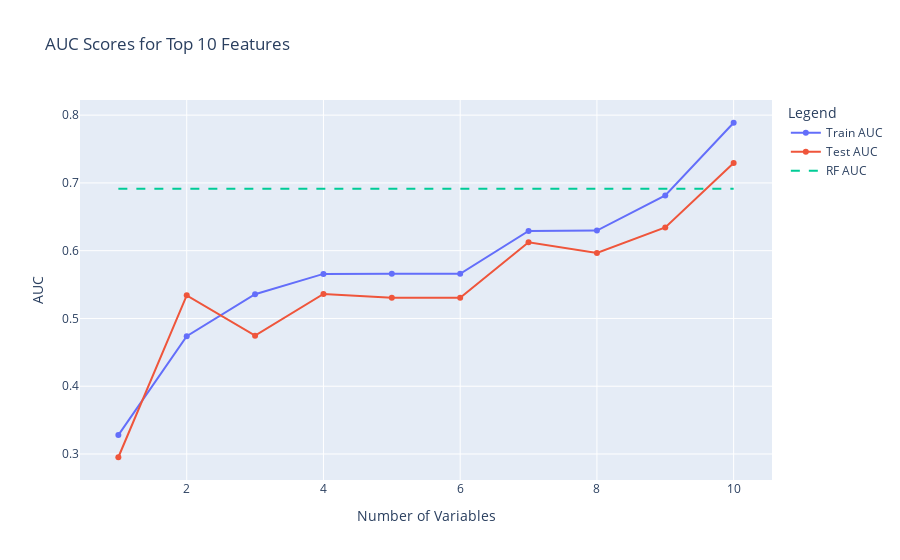
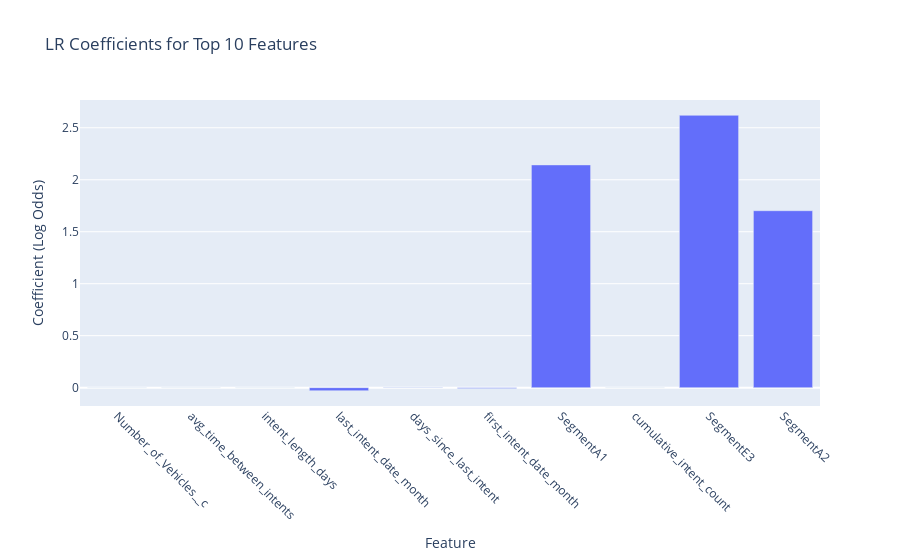
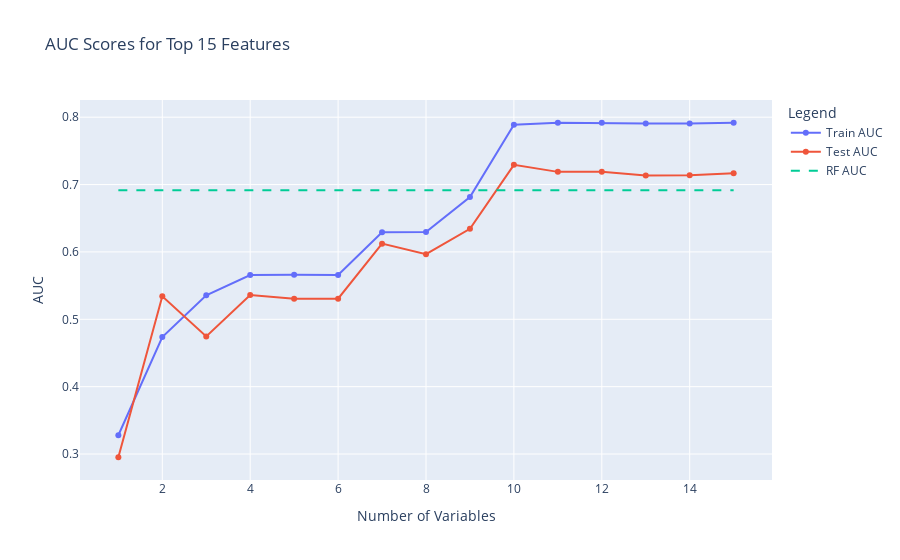
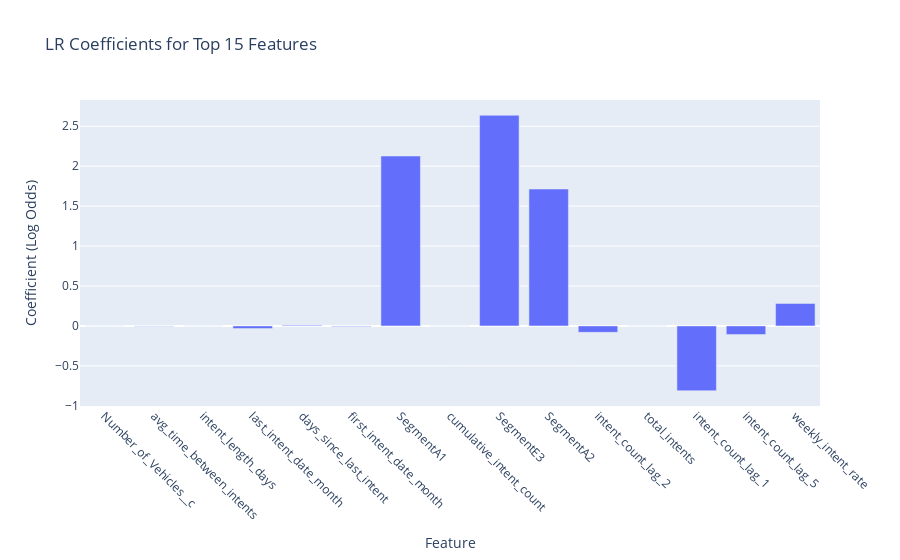

Source (notebook cell) for these figures, in order:
### Code cell
# Example usage
plot_results(X_train, y_train, 10)
plot_results(X_train, y_train, 15)
plot_results(X_train, y_train, 20)
plot_results(X_train, y_train, len(X_train.columns))

### Figure 1 — Plotly figure (JSON) as saved in the notebook; plotly's stock layout.template omitted (floating-point values rounded to 4 significant figures)
{"data": [{"mode": "lines+markers", "name": "Train AUC", "type": "scatter", "x": [1, 2, 3, 4, 5, 6, 7, 8, 9, 10], "y": [0.3279, 0.4737, 0.5357, 0.5657, 0.5661, 0.5658, 0.6291, 0.6296, 0.6814, 0.7888]}, {"mode": "lines+markers", "name": "Test AUC", "type": "scatter", "x": [1, 2, 3, 4, 5, 6, 7, 8, 9, 10], "y": [0.2952, 0.5341, 0.4746, 0.5361, 0.5307, 0.5307, 0.6123, 0.5967, 0.6343, 0.7293]}, {"line": {"dash": "dash"}, "mode": "lines", "name": "RF AUC", "type": "scatter", "x": [1, 2, 3, 4, 5, 6, 7, 8, 9, 10], "y": [0.6914, 0.6914, 0.6914, 0.6914, 0.6914, 0.6914, 0.6914, 0.6914, 0.6914, 0.6914]}], "layout": {"legend": {"title": {"text": "Legend"}}, "title": {"text": "AUC Scores for Top 10 Features"}, "xaxis": {"title": {"text": "Number of Variables"}}, "yaxis": {"title": {"text": "AUC"}}}}

### Figure 2 — Plotly figure (JSON) as saved in the notebook; plotly's stock layout.template omitted (floating-point values rounded to 4 significant figures)
{"data": [{"type": "bar", "x": ["Number_of_Vehicles__c", "avg_time_between_intents", "intent_length_days", "last_intent_date_month", "days_since_last_intent", "first_intent_date_month", "SegmentA1", "cumulative_intent_count", "SegmentE3", "SegmentA2"], "y": [-0.0006311, 0.0001818, -0.000542, -0.02936, 0.001576, -0.009282, 2.143, -0.0003051, 2.62, 1.702]}], "layout": {"title": {"text": "LR Coefficients for Top 10 Features"}, "xaxis": {"tickangle": 45, "title": {"text": "Feature"}}, "yaxis": {"title": {"text": "Coefficient (Log Odds)"}}}}

### Figure 3 — Plotly figure (JSON) as saved in the notebook; plotly's stock layout.template omitted (floating-point values rounded to 4 significant figures)
{"data": [{"mode": "lines+markers", "name": "Train AUC", "type": "scatter", "x": [1, 2, 3, 4, 5, 6, 7, 8, 9, 10, 11, 12, 13, 14, 15], "y": [0.3279, 0.4737, 0.5357, 0.5657, 0.5661, 0.5658, 0.6291, 0.6296, 0.6814, 0.7888, 0.7917, 0.7918, 0.7907, 0.7907, 0.7917]}, {"mode": "lines+markers", "name": "Test AUC", "type": "scatter", "x": [1, 2, 3, 4, 5, 6, 7, 8, 9, 10, 11, 12, 13, 14, 15], "y": [0.2952, 0.5341, 0.4746, 0.5361, 0.5307, 0.5307, 0.6123, 0.5967, 0.6343, 0.7293, 0.7189, 0.7189, 0.7134, 0.714, 0.7168]}, {"line": {"dash": "dash"}, "mode": "lines", "name": "RF AUC", "type": "scatter", "x": [1, 2, 3, 4, 5, 6, 7, 8, 9, 10, 11, 12, 13, 14, 15], "y": [0.6914, 0.6914, 0.6914, 0.6914, 0.6914, 0.6914, 0.6914, 0.6914, 0.6914, 0.6914, 0.6914, 0.6914, 0.6914, 0.6914, 0.6914]}], "layout": {"legend": {"title": {"text": "Legend"}}, "title": {"text": "AUC Scores for Top 15 Features"}, "xaxis": {"title": {"text": "Number of Variables"}}, "yaxis": {"title": {"text": "AUC"}}}}

### Figure 4 — Plotly figure (JSON) as saved in the notebook; plotly's stock layout.template omitted (floating-point values rounded to 4 significant figures)
{"data": [{"type": "bar", "x": ["Number_of_Vehicles__c", "avg_time_between_intents", "intent_length_days", "last_intent_date_month", "days_since_last_intent", "first_intent_date_month", "SegmentA1", "cumulative_intent_count", "SegmentE3", "SegmentA2", "intent_count_lag_2", "total_intents", "intent_count_lag_1", "intent_count_lag_5", "weekly_intent_rate"], "y": [-0.0006396, -0.003676, -0.0003957, -0.03264, 0.007815, -0.006792, 2.126, -0.0001549, 2.637, 1.714, -0.08041, 1.013e-05, -0.811, -0.1081, 0.2808]}], "layout": {"title": {"text": "LR Coefficients for Top 15 Features"}, "xaxis": {"tickangle": 45, "title": {"text": "Feature"}}, "yaxis": {"title": {"text": "Coefficient (Log Odds)"}}}}
